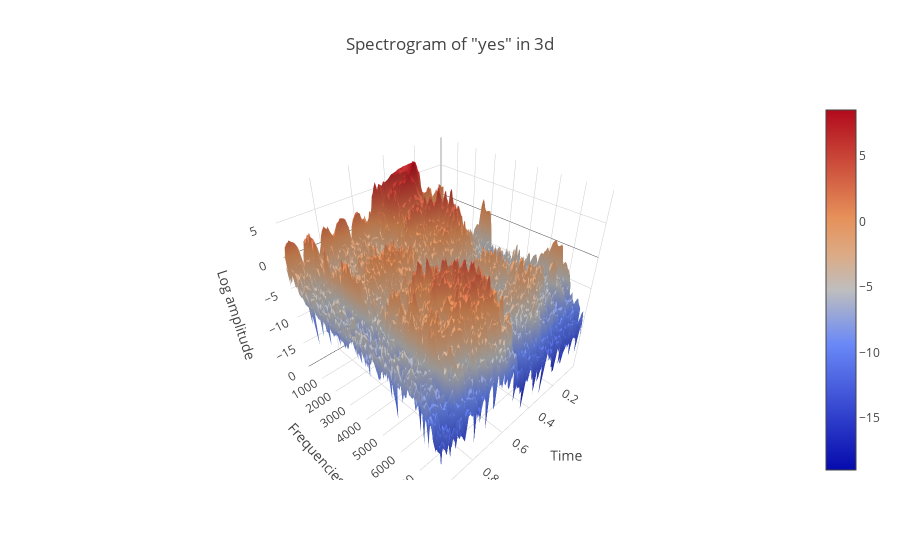

The notebook cell saved with this chart:
### Markdown cell above
* 가로축이 시간축 세로축이 주파수 대역이며, 각 점에서 밝은 정도가 해당 주파수 성분의 세기라고 볼 수 있습니다.
* 스펙트로그램은 사람눈으로 보았을 때 비슷해 보이지만, 실제로 사람이 들었을 때 다르게 들립니다. 이는 총기 소리별로 각 주파수 성분의 세기가 다르기 때문입니다.
* 공통점으로는 8000Hz 이상의 주파수 대역에서는 소리 성분이 없는것으로 보여 집니다.
* 보기 쉽게 3차원으로 살펴보도록 하겠습니다.

### Code cell
filename = 'yes/yes_01.wav'
sample_rate, samples = wavfile.read(str(audio_path) + filename)
fregs, time, spec = log_specgram(samples, sample_rate)

#spectrogram 3d pic.
data = [go.Surface(x=times, y=freqs, z=spec.T)]
layout = go.Layout(
    title = 'Spectrogram of "yes" in 3d',
    scene = dict(
    yaxis = dict(title='Frequencies', range=[freqs.min(),freqs.max()]),
    xaxis = dict(title='Time', range=[times.min(),times.max()],),
    zaxis = dict(title='Log amplitude'),
    ),
)
fig = go.Figure(data=data, layout=layout)
py.iplot(fig)

### Figure 1 — Plotly figure (JSON) as saved in the notebook; plotly's stock layout.template omitted (floating-point values rounded to 4 significant figures; data arrays with more than 128 entries replaced by an {"elided": "..."} marker saying what was removed)
{"data": [{"type": "surface", "uid": "488391be-c0b6-4100-9f28-2304e17cd53c", "x": [0.01, 0.02, 0.03, 0.04, 0.05, 0.06, 0.07, 0.08, 0.09, 0.1, 0.11, 0.12, 0.13, 0.14, 0.15, 0.16, 0.17, 0.18, 0.19, 0.2, 0.21, 0.22, 0.23, 0.24, 0.25, 0.26, 0.27, 0.28, 0.29, 0.3, 0.31, 0.32, 0.33, 0.34, 0.35, 0.36, 0.37, 0.38, 0.39, 0.4, 0.41, 0.42, 0.43, 0.44, 0.45, 0.46, 0.47, 0.48, 0.49, 0.5, 0.51, 0.52, 0.53, 0.54, 0.55, 0.56, 0.57, 0.58, 0.59, 0.6, 0.61, 0.62, 0.63, 0.64, 0.65, 0.66, 0.67, 0.68, 0.69, 0.7, 0.71, 0.72, 0.73, 0.74, 0.75, 0.76, 0.77, 0.78, 0.79, 0.8, 0.81, 0.82, 0.83, 0.84, 0.85, 0.86, 0.87, 0.88, 0.89, 0.9, 0.91, 0.92, 0.93, 0.94, 0.95, 0.96, 0.97, 0.98, 0.99], "y": {"elided": "161 int values"}, "z": {"elided": "161x99 float values"}}], "layout": {"scene": {"xaxis": {"range": [0.01, 0.99], "title": {"text": "Time"}}, "yaxis": {"range": [0, 8000], "title": {"text": "Frequencies"}}, "zaxis": {"title": {"text": "Log amplitude"}}}, "title": {"text": "Spectrogram of \"yes\" in 3d"}}}
